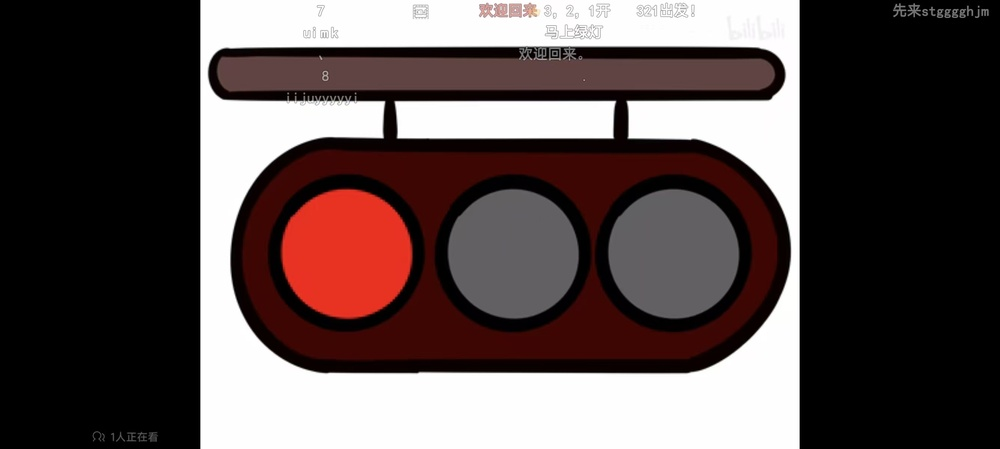
#> input picture light/1.jpg, 1000 x 449 px, shrunk from 2670 x 1200 before the run, given in place of the camera
$ python main.py
#> lines starting #> are read from the running program, lines starting #| are printed output that depends on the picture; after the words box and inside, x2 and y2 are one past the last pixel; in counts of white or black regions, pixels touching at a corner belong together
#> further down, frame is the input picture: shape (449, 1000, 3); mean B, G, R 76.5, 77.1, 89.7
#!/usr/bin/env python
# coding: utf-8
# created by hevlhayt@foxmail.com
# Date: 2016/1/15
# Time: 19:20
#
import os
import cv2
import numpy as np


def detect(filepath, file):
    # Backwards-compatible file-based entrypoint: read image and delegate
    font = cv2.FONT_HERSHEY_SIMPLEX
    img_path = os.path.join(filepath, file)
    img = cv2.imread(img_path)
    if img is None:
        print("Failed to load image:", img_path)
        return

    cimg = detect_frame(img)

    result_dir = os.path.join(filepath, 'result')
    os.makedirs(result_dir, exist_ok=True)
    cv2.imwrite(os.path.join(result_dir, file), cimg)
    cv2.imshow('detected results', cimg)
    cv2.waitKey(0)
    cv2.destroyAllWindows()


def detect_frame(img):
    """Run detection on a BGR image (frame). Returns annotated image."""
    font = cv2.FONT_HERSHEY_SIMPLEX
    cimg = img.copy()
    hsv = cv2.cvtColor(img, cv2.COLOR_BGR2HSV)
#> hsv: shape (449, 1000, 3); mean H, S, V 18.3, 56.3, 89.7

    # color range
    lower_red1 = np.array([0,120,80])
    upper_red1 = np.array([10,255,255])
    lower_red2 = np.array([160,120,80])
    upper_red2 = np.array([180,255,255])
    lower_green = np.array([40,50,50])
    upper_green = np.array([90,255,255])
    # Supplemental range for overexposed green lights (low S, high V)
    lower_green_wash = np.array([30,15,170])
    upper_green_wash = np.array([95,120,255])
    lower_yellow = np.array([15,150,100])
    upper_yellow = np.array([35,255,255])
    mask1 = cv2.inRange(hsv, lower_red1, upper_red1)
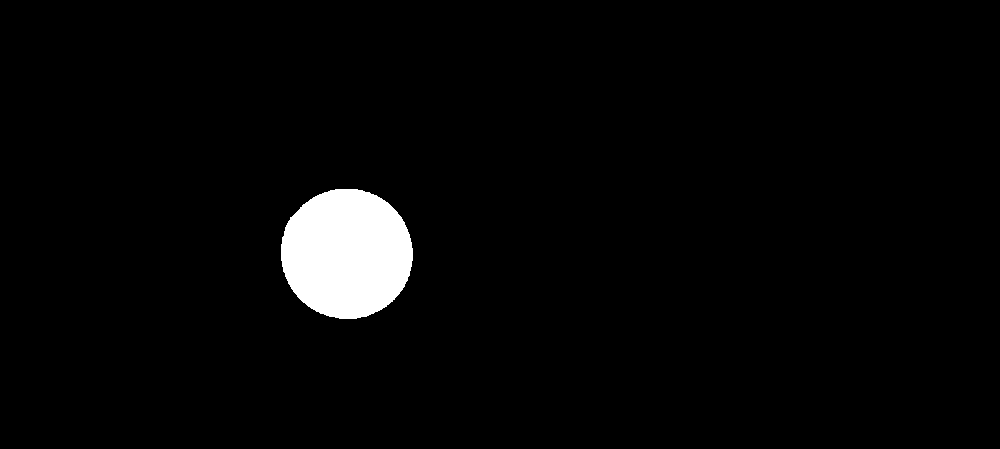
#> mask1: shape (449, 1000); 3% white; 1 white region, box (x1, y1, x2, y2) and area: (281, 189, 413, 319) 13527
    mask2 = cv2.inRange(hsv, lower_red2, upper_red2)
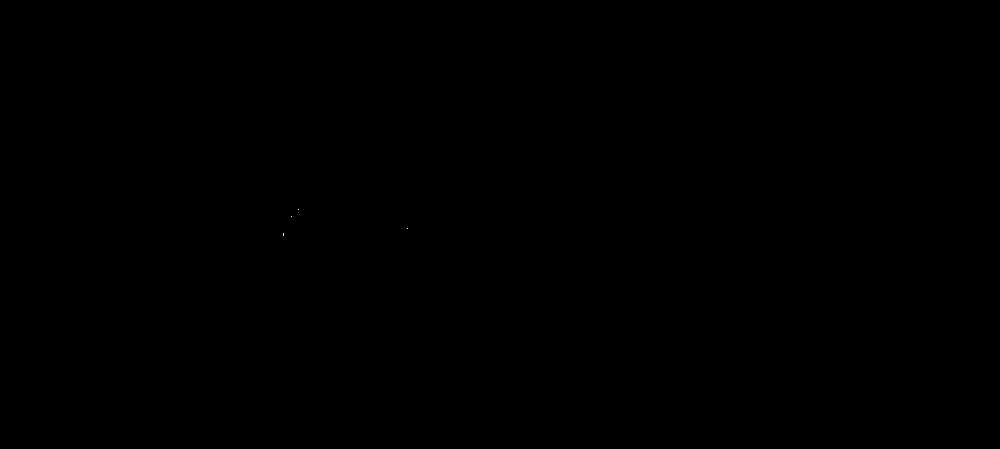
#> mask2: shape (449, 1000); 0% white in thin lines or dots, all inside (x1, y1, x2, y2) = (283, 209, 408, 236)
    maskg = cv2.inRange(hsv, lower_green, upper_green)
#> maskg: shape (449, 1000); every value is 0
    maskg_wash = cv2.inRange(hsv, lower_green_wash, upper_green_wash)
    maskg = cv2.bitwise_or(maskg, maskg_wash)
    masky = cv2.inRange(hsv, lower_yellow, upper_yellow)
    maskr = cv2.add(mask1, mask2)
#> maskr: shape (449, 1000); 3% white; 1 white region, box (x1, y1, x2, y2) and area: (281, 189, 413, 319) 13533

    # morphological closing to remove noise
    kernel = cv2.getStructuringElement(cv2.MORPH_RECT, (5, 5))
    maskr = cv2.morphologyEx(maskr, cv2.MORPH_CLOSE, kernel)
    maskg = cv2.morphologyEx(maskg, cv2.MORPH_CLOSE, kernel)
    masky = cv2.morphologyEx(masky, cv2.MORPH_CLOSE, kernel)

    size = img.shape
#> size = (449, 1000, 3)

    # hough circle detect
    r_circles = cv2.HoughCircles(maskr, cv2.HOUGH_GRADIENT, 1, 80,
                               param1=50, param2=12, minRadius=2, maxRadius=40)
#> r_circles = None

    g_circles = cv2.HoughCircles(maskg, cv2.HOUGH_GRADIENT, 1, 70,
                                 param1=50, param2=9, minRadius=2, maxRadius=40)
#> g_circles = None

    y_circles = cv2.HoughCircles(masky, cv2.HOUGH_GRADIENT, 1, 30,
                                 param1=50, param2=7, minRadius=2, maxRadius=40)
#> y_circles = None

    # traffic light detect
    r = 5
    bound = 4.0 / 10
    if r_circles is not None:
        r_circles = np.uint16(np.around(r_circles))

        for i in r_circles[0, :]:
            xi = int(i[0]); yi = int(i[1]); ri = int(i[2])
            if xi > size[1] or yi > size[0] or yi > size[0]*bound:
                continue

            h, s = 0.0, 0.0
            for m in range(-r, r):
                for n in range(-r, r):
                    yy = yi + m
                    xx = xi + n
                    if yy < 0 or xx < 0 or yy >= size[0] or xx >= size[1]:
                        continue
                    h += maskr[yy, xx]
                    s += 1
            if s > 0 and h / s > 60:
                cv2.circle(cimg, (xi, yi), ri+10, (0, 255, 0), 2)
                cv2.circle(maskr, (xi, yi), ri+30, (255, 255, 255), 2)
                cv2.putText(cimg,'RED',(xi, yi), font, 1,(255,0,0),2,cv2.LINE_AA)

    if g_circles is not None:
        g_circles = np.uint16(np.around(g_circles))

        for i in g_circles[0, :]:
            xi = int(i[0]); yi = int(i[1]); ri = int(i[2])
            if xi > size[1] or yi > size[0] or yi > size[0]*bound:
                continue

            h, s = 0.0, 0.0
            for m in range(-r, r):
                for n in range(-r, r):
                    yy = yi + m
                    xx = xi + n
                    if yy < 0 or xx < 0 or yy >= size[0] or xx >= size[1]:
                        continue
                    h += maskg[yy, xx]
                    s += 1
            if s > 0 and h / s > 100:
                cv2.circle(cimg, (xi, yi), ri+10, (0, 255, 0), 2)
                cv2.circle(maskg, (xi, yi), ri+30, (255, 255, 255), 2)
                cv2.putText(cimg,'GREEN',(xi, yi), font, 1,(255,0,0),2,cv2.LINE_AA)

    if y_circles is not None:
        y_circles = np.uint16(np.around(y_circles))

        for i in y_circles[0, :]:
            xi = int(i[0]); yi = int(i[1]); ri = int(i[2])
            if xi > size[1] or yi > size[0] or yi > size[0]*bound:
                continue

            h, s = 0.0, 0.0
            for m in range(-r, r):
                for n in range(-r, r):
                    yy = yi + m
                    xx = xi + n
                    if yy < 0 or xx < 0 or yy >= size[0] or xx >= size[1]:
                        continue
                    h += masky[yy, xx]
                    s += 1
            if s > 0 and h / s > 65:
                cv2.circle(cimg, (xi, yi), ri+10, (0, 255, 0), 2)
                cv2.circle(masky, (xi, yi), ri+30, (255, 255, 255), 2)
                cv2.putText(cimg,'YELLOW',(xi, yi), font, 1,(255,0,0),2,cv2.LINE_AA)

    return cimg

if __name__ == '__main__':
    cap = cv2.VideoCapture(0)

    if not cap.isOpened():
        print("Failed to open camera")

    else:
        while True:
            ret, frame = cap.read()
            if not ret:
                print("Failed to capture video")
                break
            annotated = detect_frame(frame)
            cv2.imshow('detected results', annotated)
            key = cv2.waitKey(1) & 0xFF
#> (key q is pressed here)
            if key == ord('q') or key == 27:
                break
    cap.release()
    cv2.destroyAllWindows()


# [8 lines of commented-out code are left out]

$ run again, on light/3.jpg
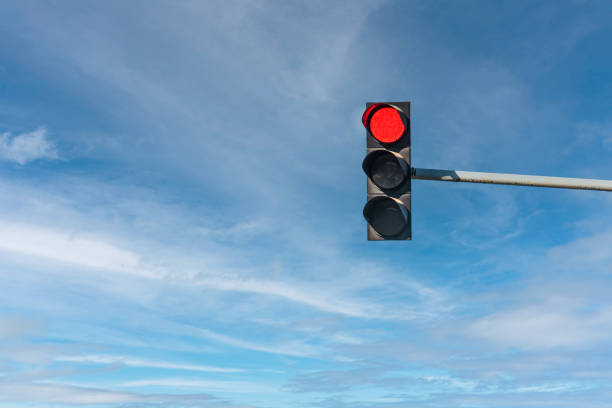
#> input picture light/3.jpg, 612 x 408 px, given in place of the camera
#> frame is the input picture: shape (408, 612, 3); mean B, G, R 196.1, 160.7, 117.7
#> hsv: shape (408, 612, 3); mean H, S, V 103, 106.2, 197.1
#> mask1: shape (408, 612); 0.3% white; 9 white regions (8 under 20 px), largest, box (x1, y1, x2, y2) and area: (372, 107, 405, 142) 733
#> mask2: shape (408, 612); 0.14% white; 15 white regions (12 under 20 px), largest, box (x1, y1, x2, y2) and area: (378, 107, 400, 121) 118, (363, 103, 380, 127) 103, (370, 117, 395, 143) 69
#> maskg_wash: shape (408, 612); 0.09% white in thin lines or dots, all inside (x1, y1, x2, y2) = (360, 112, 609, 187)
#> masky: shape (408, 612); every value is 0
#> in detect_frame, `maskr = cv2.add(mask1, mask2)`:
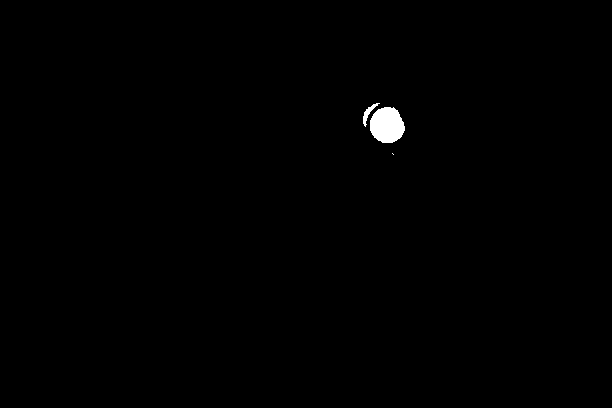
#> maskr: shape (408, 612); 0.44% white; 3 white regions (1 under 20 px), largest, box (x1, y1, x2, y2) and area: (370, 107, 405, 143) 982, (363, 103, 380, 127) 110
#> in detect_frame, `r_circles = cv2.HoughCircles(maskr, cv2.HOUGH_GRADIENT, 1, 80, param1=..`: r_circles = [[384.5, 122.5, 17.2]]
#> g_circles = None
#> in detect_frame, `r_circles = np.uint16(np.around(r_circles))`: r_circles = [[384, 122, 17]]
#> the loop in detect_frame, `for i in r_circles[0, :]:` made 1 pass
#> (xi, yi, ri) on pass 1: (384, 122, 17)
#> after the loop in detect_frame, `for i in r_circles[0, :]:`:
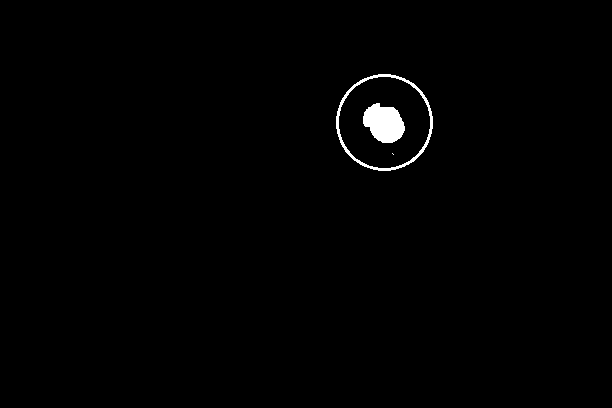
#> maskr: shape (408, 612); 0.83% white; 3 white regions (1 under 20 px), largest, box (x1, y1, x2, y2) and area: (363, 103, 405, 143) 1193, (336, 74, 433, 171) 874

$ run again, on light/4.jpg
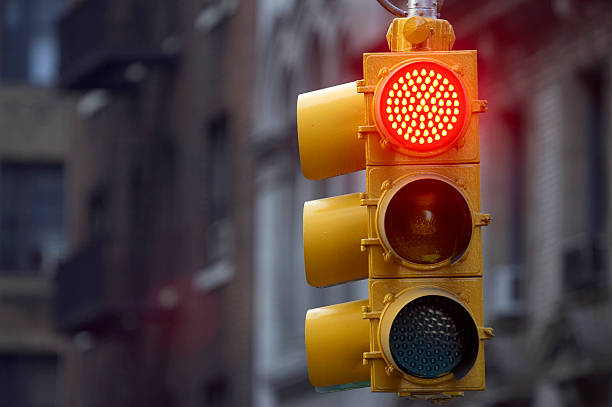
#> input picture light/4.jpg, 612 x 407 px, given in place of the camera
#> frame is the input picture: shape (407, 612, 3); mean B, G, R 58.4, 63.6, 86.4
#> hsv: shape (407, 612, 3); mean H, S, V 111.8, 97, 92
#> mask1: shape (407, 612); 3.8% white; 232 white regions (209 under 20 px), largest, box (x1, y1, x2, y2) and area: (360, 61, 488, 237) 7505, (348, 144, 366, 173) 256, (409, 28, 437, 51) 238
#> mask2: shape (407, 612); 3.4% white; 248 white regions (239 under 20 px), largest, box (x1, y1, x2, y2) and area: (437, 2, 539, 166) 6511, (341, 33, 390, 82) 819, (422, 74, 436, 85) 27
#> maskg_wash: shape (407, 612); 0.2% white in thin lines or dots, all inside (x1, y1, x2, y2) = (298, 0, 458, 315)
#> in detect_frame, `r_circles = cv2.HoughCircles(maskr, cv2.HOUGH_GRADIENT, 1, 80, param1=..`: r_circles = [[413.5, 29.5, 31.5], [451.5, 107.5, 27.5], [393.5, 245.5, 12.4]]
#> in detect_frame, `g_circles = cv2.HoughCircles(maskg, cv2.HOUGH_GRADIENT, 1, 70, param1=..`: g_circles = [[431.5, 114.5, 22.4]]
#> in detect_frame, `y_circles = cv2.HoughCircles(masky, cv2.HOUGH_GRADIENT, 1, 30, param1=..`: y_circles = 38 rows, first 8: [421.5, 106.5, 35.5], [429.5, 38.5, 21.8], [449.5, 352.5, 33.8], [402.5, 145.5, 38.3], [452.5, 67.5, 23.9], [434.5, 231.5, 37], [435.5, 323.5, 34.9], [323.5, 131.5, 26.6]
#> in detect_frame, `r_circles = np.uint16(np.around(r_circles))`: r_circles = [[414, 30, 32], [452, 108, 28], [394, 246, 12]]
#> the loop in detect_frame, `for i in r_circles[0, :]:` made 3 passes
#> (xi, yi, ri) on passes 1 to 2: (414, 30, 32), (452, 108, 28)
#> after the loop in detect_frame, `for i in r_circles[0, :]:`:
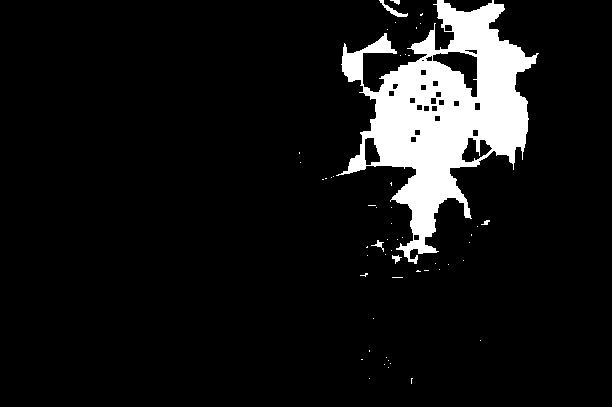
#> maskr: shape (407, 612); 8.9% white; 54 white regions (48 under 20 px), largest, box (x1, y1, x2, y2) and area: (336, 0, 539, 264) 21734, (379, 0, 408, 17) 122, (371, 240, 384, 252) 46, (392, 255, 402, 264) 42, (390, 0, 400, 5) 27, (481, 220, 490, 225) 25
#> in detect_frame, `g_circles = np.uint16(np.around(g_circles))`: g_circles = [[432, 114, 22]]
#> the loop in detect_frame, `for i in g_circles[0, :]:` made 1 pass
#> (xi, yi, ri) on pass 1: (432, 114, 22)
#> in detect_frame, `y_circles = np.uint16(np.around(y_circles))`: y_circles = 38 rows, first 8: [422, 106, 36], [430, 38, 22], [450, 352, 34], [402, 146, 38], [452, 68, 24], [434, 232, 37], [436, 324, 35], [324, 132, 27]
#> the loop in detect_frame, `for i in y_circles[0, :]:` made 38 passes
#> after the loop in detect_frame, `for i in y_circles[0, :]:`:
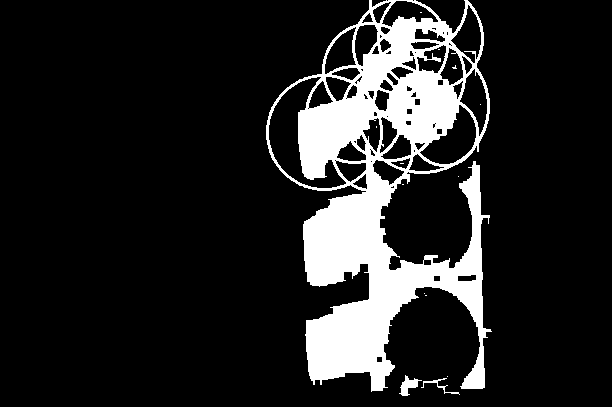
#> masky: shape (407, 612); 14.1% white; 14 white regions (11 under 20 px), largest, box (x1, y1, x2, y2) and area: (266, 0, 492, 392) 34805, (399, 375, 422, 396) 208, (421, 378, 460, 395) 108
